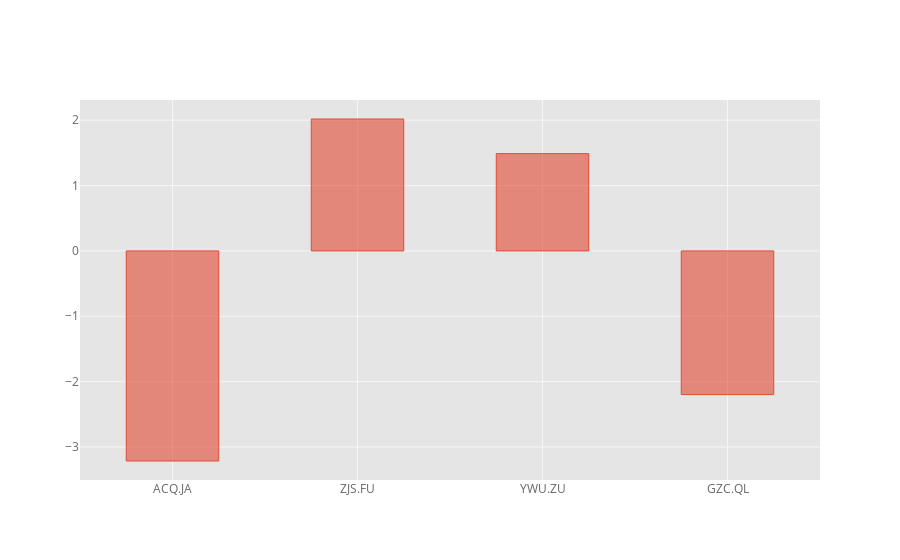

This figure's notebook cell:
### Markdown cell above
## Bar Plots

### Code cell
df.iloc[3].iplot(kind='bar',bargap=.5)

### Figure 1 — Plotly figure (JSON) as saved in the notebook; plotly's stock layout.template omitted (floating-point values rounded to 4 significant figures)
{"data": [{"marker": {"color": "rgba(226, 74, 51, 0.6)", "line": {"color": "rgba(226, 74, 51, 1.0)", "width": 1}}, "name": "2015-01-04 00:00:00", "orientation": "v", "text": "", "type": "bar", "uid": "7eb35115-d14f-48cb-b27a-d14e39e8a35b", "x": ["ACQ.JA", "ZJS.FU", "YWU.ZU", "GZC.QL"], "y": [-3.213, 2.018, 1.488, -2.197]}], "layout": {"bargap": 0.5, "legend": {"bgcolor": "#FFFFFF", "font": {"color": "#666666"}}, "paper_bgcolor": "#FFFFFF", "plot_bgcolor": "#E5E5E5", "title": {"font": {"color": "#151516"}}, "xaxis": {"gridcolor": "#F6F6F6", "showgrid": true, "tickfont": {"color": "#666666"}, "title": {"font": {"color": "#666666"}, "text": ""}, "zerolinecolor": "#F6F6F6"}, "yaxis": {"gridcolor": "#F6F6F6", "showgrid": true, "tickfont": {"color": "#666666"}, "title": {"font": {"color": "#666666"}, "text": ""}, "zerolinecolor": "#F6F6F6"}}}
